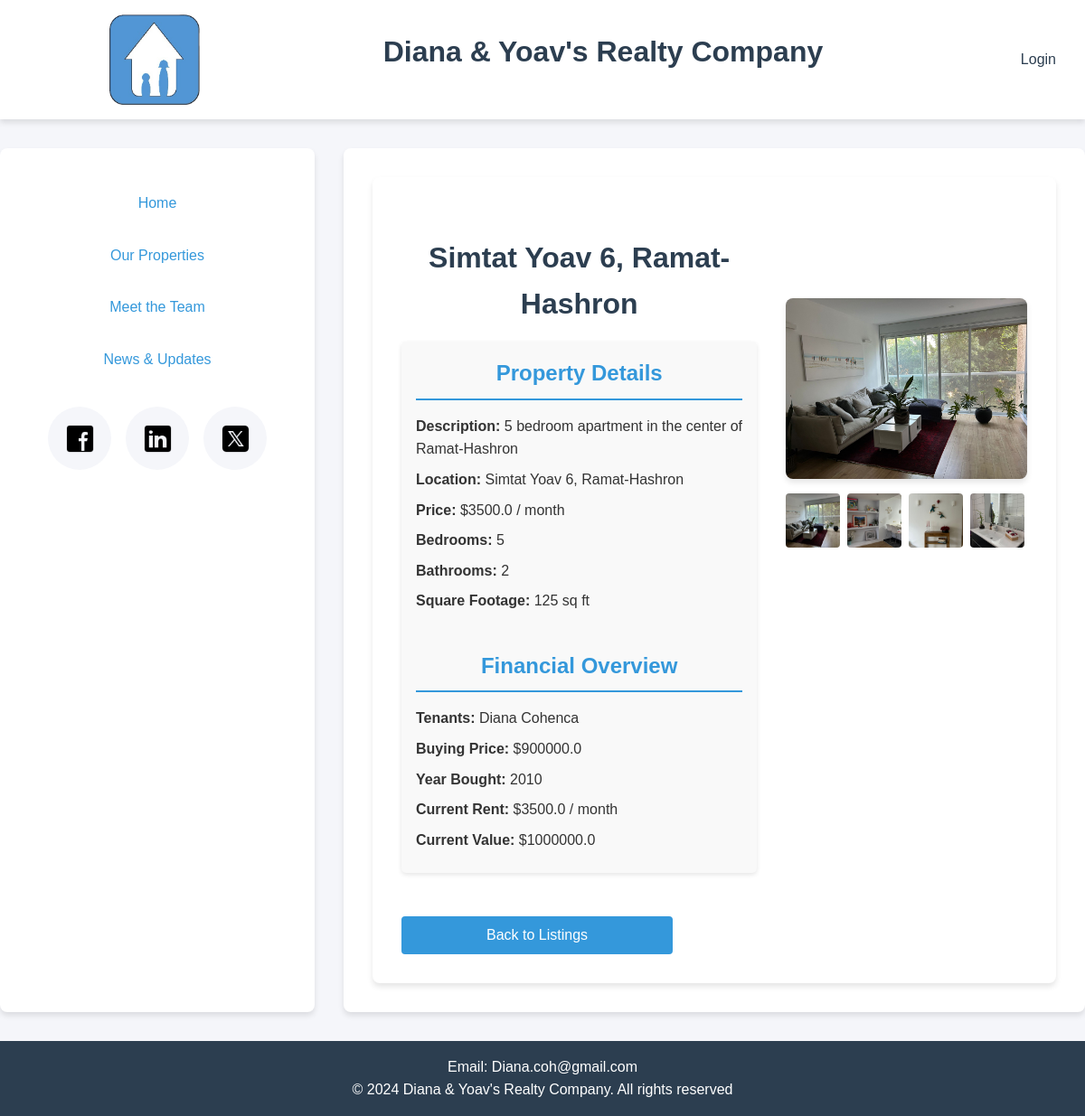
/property/1, run on the app's committed database.
### app.py (models this page shows)
class Property(db.Model):
    id = db.Column(db.Integer, primary_key=True)
    name = db.Column(db.String(100), nullable=False)
    description = db.Column(db.Text, nullable=False)
    price = db.Column(db.Float, nullable=False)
    location = db.Column(db.String(100), nullable=False)
    bedrooms = db.Column(db.Integer, nullable=False)
    bathrooms = db.Column(db.Integer, nullable=False)
    square_footage = db.Column(db.Integer, nullable=False)
    images = db.Column(db.JSON, nullable=False, default=list)
    files = db.relationship('PropertyFile', backref='property', lazy=True, cascade="all, delete-orphan")
    tenants = db.Column(db.String(100))
    buying_price = db.Column(db.Float)
    year_bought = db.Column(db.Integer)
    current_value = db.Column(db.Float)

### app.py (the view)
@app.route('/property/<int:property_id>')
def property_detail(property_id):
    property = Property.query.get_or_404(property_id)
    return render_template('property_detail.html', property=property)

### templates/property_detail.html (shortened to what this page needs)
{% extends "base.html" %}
{% block content %}
<main class="content">
    <div class="property-detail">
        <div class="property-info-container">
            <h1 class="property-title">{{ property.name }}</h1>
            <div class="property-info">
                <div class="info-section">
                    <h2>Property Details</h2>
                    <p><strong>Description:</strong> {{ property.description }}</p>
                    <p><strong>Location:</strong> {{ property.location }}</p>
                    <p><strong>Price:</strong> ${{ property.price }} / month</p>
                    <p><strong>Bedrooms:</strong> {{ property.bedrooms }}</p>
                    <p><strong>Bathrooms:</strong> {{ property.bathrooms }}</p>
                    <p><strong>Square Footage:</strong> {{ property.square_footage }} sq ft</p>
                </div>
                <div class="info-section">
                    <h2>Financial Overview</h2>
                    <p><strong>Tenants:</strong> {{ property.tenants }}</p>
                    <p><strong>Buying Price:</strong> ${{ property.buying_price }}</p>
                    <p><strong>Year Bought:</strong> {{ property.year_bought }}</p>
                    <p><strong>Current Rent:</strong> ${{ property.price }} / month</p>
                    <p><strong>Current Value:</strong> ${{ property.current_value }}</p>
                </div>
            </div>
        </div>
        {% if property.images %}
        <div class="property-image-gallery">
            <div class="main-image">
                <img id="mainImage" src="{{ url_for('static', filename='uploads/' ~ property.images[0]) }}" alt="{{ property.name }} main image">
            </div>
            {% if property.images|length > 1 %}
            <div class="thumbnail-gallery">
                {% for image in property.images %}
                <div class="thumbnail" onclick="changeMainImage('{{ url_for('static', filename='uploads/' ~ image) }}')">
                    <img src="{{ url_for('static', filename='uploads/' ~ image) }}" alt="{{ property.name }} thumbnail">
                </div>
                {% endfor %}
            </div>
            {% endif %}
        </div>
        {% endif %}
    </div>
    <a href="{{ url_for('properties') }}" class="btn btn-primary">Back to Listings</a>
</main>
{% endblock %}

### static/style.css (style rules this page uses)
:root { --primary-color: #2c3e50; --secondary-color: #3498db; --accent-color: #e74c3c; --success-color: #2ecc71; --warning-color: #f1c40f; --danger-color: #e74c3c; --text-color: #333; --light-gray: #f5f6fa; --medium-gray: #95a5a6; --border-color: #dcdde1; --font-main: 'Arial', sans-serif; --transition: all 0.3s ease; --shadow: 0 4px 6px rgba(0, 0, 0, 0.1); }
* { margin: 0; padding: 0; box-sizing: border-box; }
body { font-family: var(--font-main); line-height: 1.6; color: var(--text-color); background-color: var(--light-gray); }
h1, h2, h3, h4, h5, h6 { color: var(--primary-color); margin-bottom: 1rem; text-align: center; }
a { color: var(--secondary-color); text-decoration: none; transition: var(--transition); }
.content { flex: 1; background-color: white; padding: 2rem; border-radius: 8px; box-shadow: var(--shadow); min-height: auto; }
.btn { display: inline-grid; margin-top: 1rem; padding: 0.5rem 1rem; border-radius: 4px; font-weight: 500; text-decoration: none; transition: var(--transition); cursor: pointer; border: none; font-size: 1rem; width: 300px; text-align: center; }
.btn-primary { background-color: var(--secondary-color); color: white; }
.property-detail { display: flex; gap: 2rem; margin: 2rem 0; }
.property-info { flex: 1; padding: 1rem; background-color: #f9f9f9; border-radius: 5px; box-shadow: 0 2px 5px rgba(0, 0, 0, 0.1); }
.property-info h2 { margin-top: 0; }
.property-detail { display: flex; gap: 2rem; margin-bottom: 2rem; }
.property-info-container { flex: 1; min-width: 0; }
.property-title { font-size: 2rem; color: var(--primary-color); margin-bottom: 1rem; }
.property-info { display: flex; flex-wrap: wrap; gap: 2rem; }
.info-section { flex: 1; min-width: 250px; }
.info-section h2 { font-size: 1.5rem; color: var(--secondary-color); margin-bottom: 1rem; border-bottom: 2px solid var(--secondary-color); padding-bottom: 0.5rem; }
.info-section p { margin-bottom: 0.5rem; }
.property-image-gallery { max-width: 500px; margin-top: 70px }
.main-image { width: 100%; height: 200px; overflow: hidden; border-radius: 8px; margin-bottom: 1rem; box-shadow: var(--shadow); }
.main-image img { width: 100%; height: 100%; object-fit: fill; }
.thumbnail-gallery { display: flex; gap: 0.5rem; overflow-x: auto; padding-bottom: 0.5rem; }
.thumbnail { flex: 0 0 auto; width: 60px; height: 60px; border-radius: 4px; overflow: hidden; cursor: pointer; transition: opacity 0.3s ease; }
.thumbnail img { width: 100%; height: 100%; object-fit: cover; }
.btn-primary { display: inline-block; margin-top: 1rem; }

### data on the page
Property: name "Simtat Yoav 6, Ramat-Hashron", description "5 bedroom apartment in the center of Ramat-Hashron", location "Simtat Yoav 6, Ramat-Hashron", price "3500.0", bedrooms "5", bathrooms "2", square_footage "125", tenants "Diana Cohenca", buying_price "900000.0", year_bought "2010", current_value "1000000.0"
